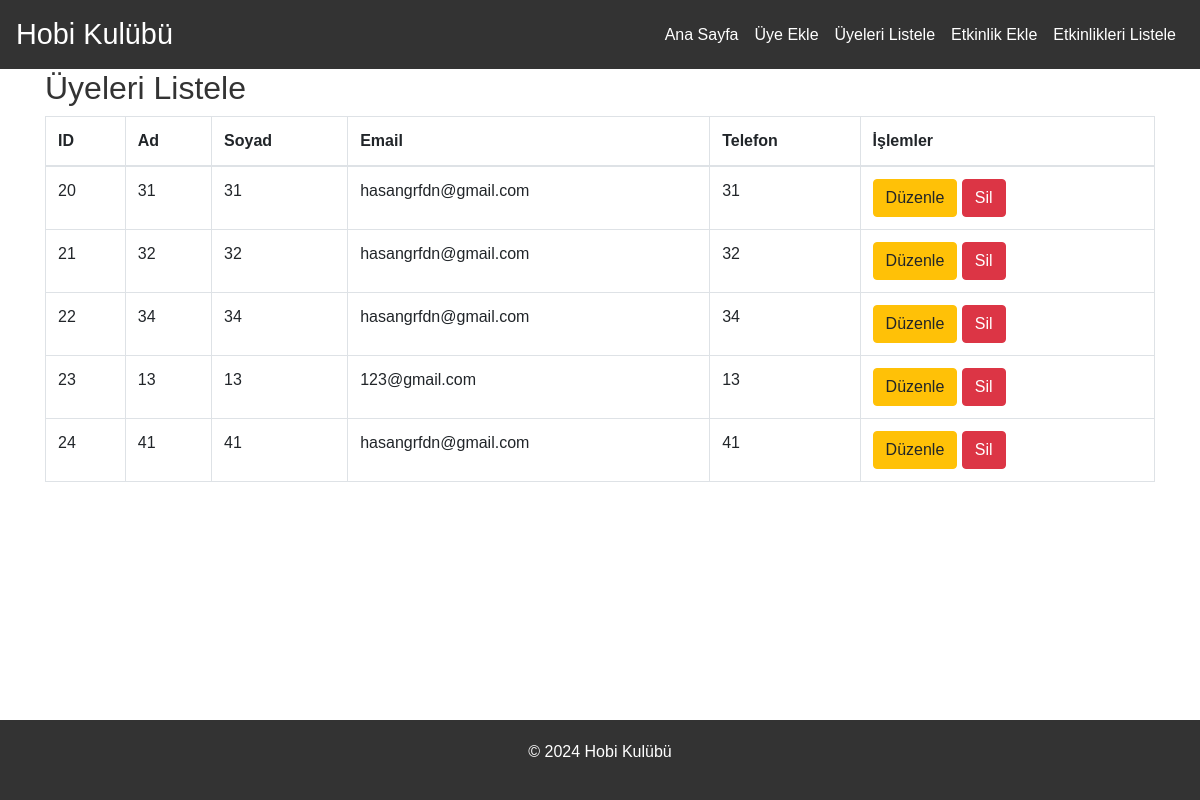
The app's page /uyeleri_listele.php (signed in) with its own data.
### tables this page shows
CREATE TABLE `uyeler` (
  `id` int(11) NOT NULL,
  `ad` varchar(100) DEFAULT NULL,
  `soyad` varchar(100) DEFAULT NULL,
  `email` varchar(100) DEFAULT NULL,
  `telefon` varchar(15) DEFAULT NULL,
  `kullanici_adi` varchar(50) DEFAULT NULL,
  `sifre` varchar(255) DEFAULT NULL
);

### uyeleri_listele.php (the view, shortened to what this page needs)
<?php include 'config.php'; ?>
<!DOCTYPE html>
<html lang="tr">
<head>
    <link rel="stylesheet" href="https://maxcdn.bootstrapcdn.com/bootstrap/4.5.2/css/bootstrap.min.css">
    <link rel="stylesheet" href="css/style.css">
</head>
<body>
<nav class="navbar navbar-expand-lg">
        <a class="navbar-brand" href="index.php">Hobi Kulübü</a>
        <div class="collapse navbar-collapse" id="navbarNav">
            <ul class="navbar-nav ml-auto">
                <li class="nav-item">
                    <a class="nav-link" href="index.php">Ana Sayfa</a>
                </li>
                <li class="nav-item">
                    <a class="nav-link" href="uye_ekle.php">Üye Ekle</a>
                </li>
                <li class="nav-item">
                    <a class="nav-link" href="uyeleri_listele.php">Üyeleri Listele</a>
                </li>
                <li class="nav-item">
                    <a class="nav-link" href="etkinlik_ekle.php">Etkinlik Ekle</a>
                </li>
                <li class="nav-item">
                    <a class="nav-link" href="etkinlikleri_listele.php">Etkinlikleri Listele</a>
                </li>
            </ul>
        </div>
    </nav>
    <div class="container">
        <h2>Üyeleri Listele</h2>
        <table class="table table-bordered">
            <thead>
                <tr>
                    <th>ID</th>
                    <th>Ad</th>
                    <th>Soyad</th>
                    <th>Email</th>
                    <th>Telefon</th>
                    <th>İşlemler</th>
                </tr>
            </thead>
            <tbody>
                <?php
                $sql = "SELECT * FROM uyeler";
                $result = $conn->query($sql);
                if ($result->num_rows > 0) {
                    while($row = $result->fetch_assoc()) {
                        echo "<tr>
                            <td>{$row['id']}</td>
                            <td>{$row['ad']}</td>
                            <td>{$row['soyad']}</td>
                            <td>{$row['email']}</td>
                            <td>{$row['telefon']}</td>
                            <td>
                                <a href='uye_duzenle.php?id={$row['id']}' class='btn btn-warning'>Düzenle</a>
                                <a href='uye_sil.php?id={$row['id']}' class='btn btn-danger'>Sil</a>
                            </td>
                        </tr>";
                    }
                } else {
                    echo "<tr><td colspan='6'>Hiç üye bulunamadı</td></tr>";
                }
                ?>
            </tbody>
        </table>
    </div>
    <footer class="footer mt-4">
        <div class="container">
            <p>&copy; 2024 Hobi Kulübü

### style.css (style rules this page uses)
body { background-color: #f0f0f0; color: #333; font-family: Arial, sans-serif; }
.navbar { background-color: #333; }
.navbar-brand { font-size: 1.8em; color: #fff !important; }
.navbar-nav .nav-link { color: #fff !important; }
.footer { background-color: #333; color: #fff; text-align: center; padding: 20px 0; }
.container h2 { color: #333; }
.footer { position: fixed; left: 0; bottom: 0; width: 100%; background-color: #333; color: #fff; text-align: center; padding: 20px 0; z-index: 9999; }

### uyeleri_listele.php (style rules this page uses)
body { background: url('123.jpg') no-repeat center center; background-size: cover; }
.navbar { background-color: #333; }
.navbar-brand { font-size: 1.8em; color: #fff; }
.navbar-nav .nav-link { color: #fff; }
.footer { background-color: #333; color: #fff; text-align: center; padding: 20px 0; }

### records on screen
uyeler: id "20", ad "31", soyad "31", email "hasangrfdn@gmail.com", telefon "31"
uyeler: id "21", ad "32", soyad "32", email "hasangrfdn@gmail.com", telefon "32"
uyeler: id "22", ad "34", soyad "34", email "hasangrfdn@gmail.com", telefon "34"
uyeler: id "23", ad "13", soyad "13", email "123@gmail.com", telefon "13"
uyeler: id "24", ad "41", soyad "41", email "hasangrfdn@gmail.com", telefon "41"
